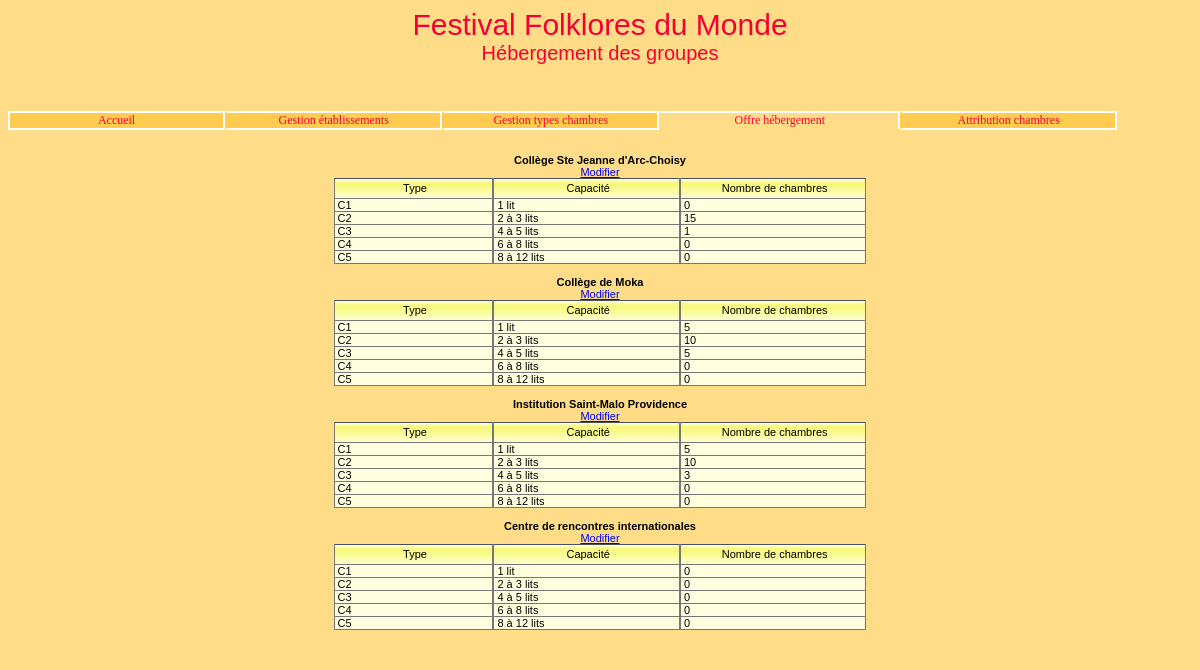
The app's page /cOffreHebergement.php with its own data.
### tables this page shows
create table Etablissement 
(id char(8) not null, 
nom varchar(45) not null,
adresseRue varchar(45) not null, 
codePostal char(5) not null, 
ville varchar(35) not null,
tel varchar(13) not null,
adresseElectronique varchar(70),
type tinyint not null,
civiliteResponsable varchar(12) not null,
nomResponsable varchar(25) not null,
prenomResponsable varchar(25),
constraint pk_Etablissement primary key(id));

create table TypeChambre
(id char(2) not null, 
libelle varchar(15) not null, 
constraint pk_TypeChambre primary key(id));

create table Offre
(idEtab char(8) not null, 
idTypeChambre char(2) not null, 
nombreChambres integer not null, 
constraint pk_Offre primary key(idEtab, idTypeChambre), 
INDEX(idTypeChambre),
constraint fk1_Offre foreign key(idEtab) references Etablissement(id) 
ON DELETE CASCADE ON UPDATE CASCADE, 
constraint fk2_Offre foreign key(idTypeChambre) references TypeChambre(id)
ON DELETE CASCADE ON UPDATE CASCADE);

### gestionDonnees/_gestionBaseFonctionsCommunes.inc.php (called while the page is built, shortened)
<?php
function obtenirIdNomEtablissements($connexion) {
    $req = "SELECT id, nom FROM Etablissement ORDER BY id";
    $stmt = $connexion->prepare($req);
    $stmt->execute();
    return $stmt;
}
function obtenirNbEtab($connexion) {
    $req = "SELECT COUNT(*) FROM Etablissement";
    $stmt = $connexion->prepare($req);
    $stmt->execute();
    return $stmt->fetchColumn();
}
function obtenirTypesChambres($connexion) {
    $req = "SELECT * FROM TypeChambre";
    $stmt = $connexion->prepare($req);
    $stmt->execute();
    return $stmt;
}
function obtenirNbTypesChambres($connexion) {
    $req = "SELECT count(*) FROM TypeChambre";
    $stmt = $connexion->prepare($req);
    $stmt->execute();
    return $stmt->fetchColumn();
}
function obtenirNbOffre($connexion, $idEtab, $idTypeChambre) {
    $req = "SELECT nombreChambres FROM Offre WHERE idEtab=:idEtab AND
        idTypeChambre=:idTypeCh";
    $stmt = $connexion->prepare($req);
    $stmt->bindParam(':idEtab', $idEtab);
    $stmt->bindParam(':idTypeCh', $idTypeChambre);
    $stmt->execute();
    $ok = $stmt->fetchColumn();
    if ($ok) {
        return $ok;
    } else {
        return 0;
    }
}

### vues/OffreHebergement/vConsulterOffreHebergement.php (the view)
<?php
include("_debut.inc.php");
$nbEtab = obtenirNbEtab($connexion);
$nbTypesChambres = obtenirNbTypesChambres($connexion);
if ($nbEtab != 0 && $nbTypesChambres != 0) {
    $rsEtab = obtenirIdNomEtablissements($connexion);
    while ($lgEtab = $rsEtab->fetch(PDO::FETCH_ASSOC)) {
        $idEtab = $lgEtab['id'];
        $nom = $lgEtab['nom'];
        echo "<strong>$nom</strong><br>
      <a href='cOffreHebergement.php?action=demanderModifierOffre&idEtab=$idEtab'>
      Modifier</a>
      <table width='45%' cellspacing='0' cellpadding='0' class='tabQuadrille'>";
        echo "
         <tr class='enTeteTabQuad'>
            <td width='30%'>Type</td>
            <td width='35%'>Capacité</td>
            <td width='35%'>Nombre de chambres</td>
         </tr>";
        $rsTypeChambre = obtenirTypesChambres($connexion);
        while ($lgTypeChambre = $rsTypeChambre->fetch(PDO::FETCH_ASSOC)) {
            $idTypeChambre = $lgTypeChambre['id'];
            $libelle = $lgTypeChambre['libelle'];
            echo "
            <tr class='ligneTabQuad'>
               <td>$idTypeChambre</td>
               <td>$libelle</td>";
            $nbOffre = obtenirNbOffre($connexion, $idEtab, $idTypeChambre);
            echo "
               <td>$nbOffre</td>
            </tr>";
        }
        echo "
      </table><br>";
    }
}
include("_fin.inc.php");

### css/cssGeneral.css (style rules this page uses)
.basePage { background-color:#FFDD88; color:black; font:11px Arial, Helvetica, sans-serif; }
td,tr,div,p { font:11px Arial, Helvetica, sans-serif; }
table.tabQuadrille td { border-bottom:1px solid #777777; border-right:1px solid #777777; border-left:1px solid #777777; border-top:1px #777777; padding-left:3px; }
tr.enTeteTabQuad { background-image:url('../images/xpBarre.jpg'); background-color:#FFFFC0; color:black; height:21px; text-align:center; }
tr.ligneTabQuad { background-color:#FFFFE0; color:black; text-align:left; }

### records on screen
etablissement: nom "Collège Ste Jeanne d'Arc-Choisy", id.nombreChambres "15", id.nombreChambres "1"
typechambre: id "C1", libelle "1 lit", nbOffre "0"
typechambre: id "C2", libelle "2 à 3 lits", nbOffre "0"
typechambre: id "C3", libelle "4 à 5 lits", nbOffre "0"
typechambre: id "C4", libelle "6 à 8 lits", nbOffre "0"
typechambre: id "C5", libelle "8 à 12 lits", nbOffre "0"
etablissement: nom "Collège de Moka", id.nombreChambres "5", id.nombreChambres "10"
etablissement: nom "Institution Saint-Malo Providence", id.nombreChambres "5", id.nombreChambres "10", id.nombreChambres "3"
etablissement: nom "Centre de rencontres internationales"

### other values on screen
$nom "Accueil"
$nom "Gestion établissements Gestion types chambres Attribution chambres"
$nom "Offre hébergement"
